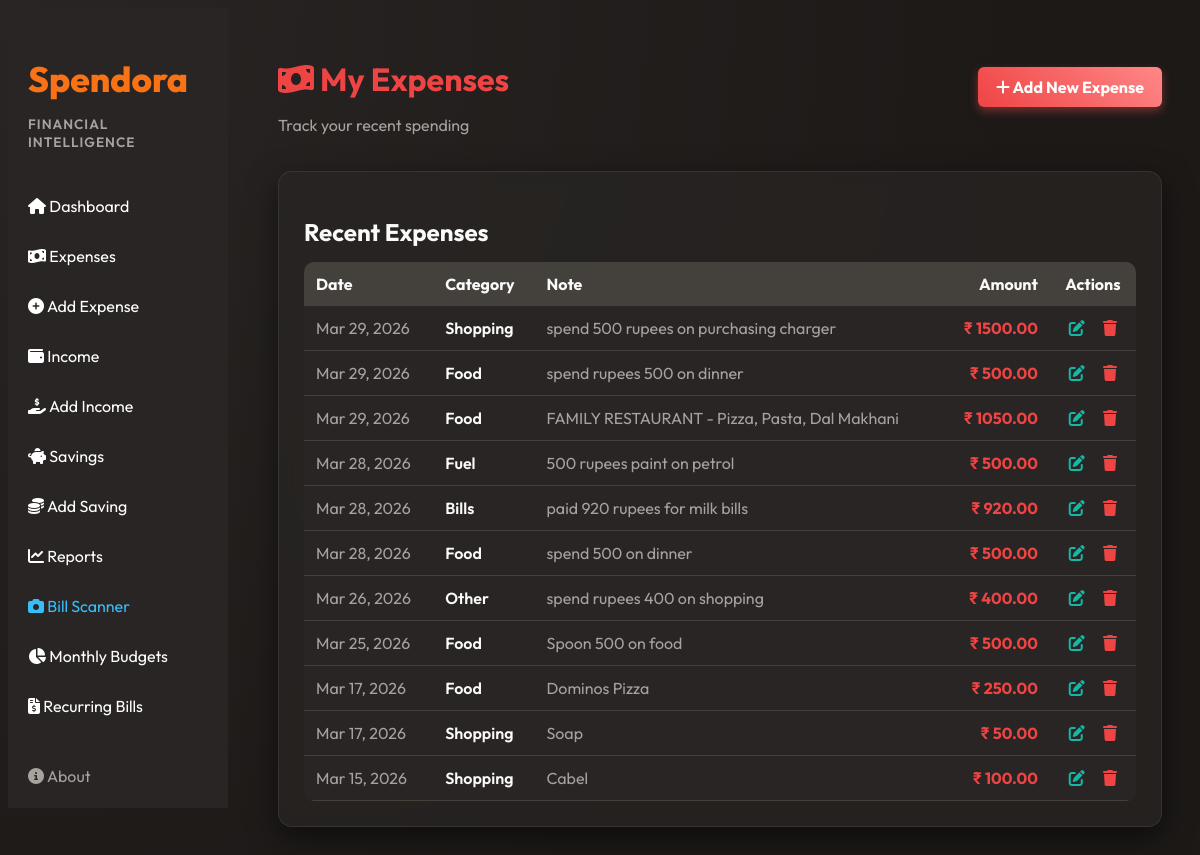
/expense/ (signed in), run on an earlier commit of the app's database.
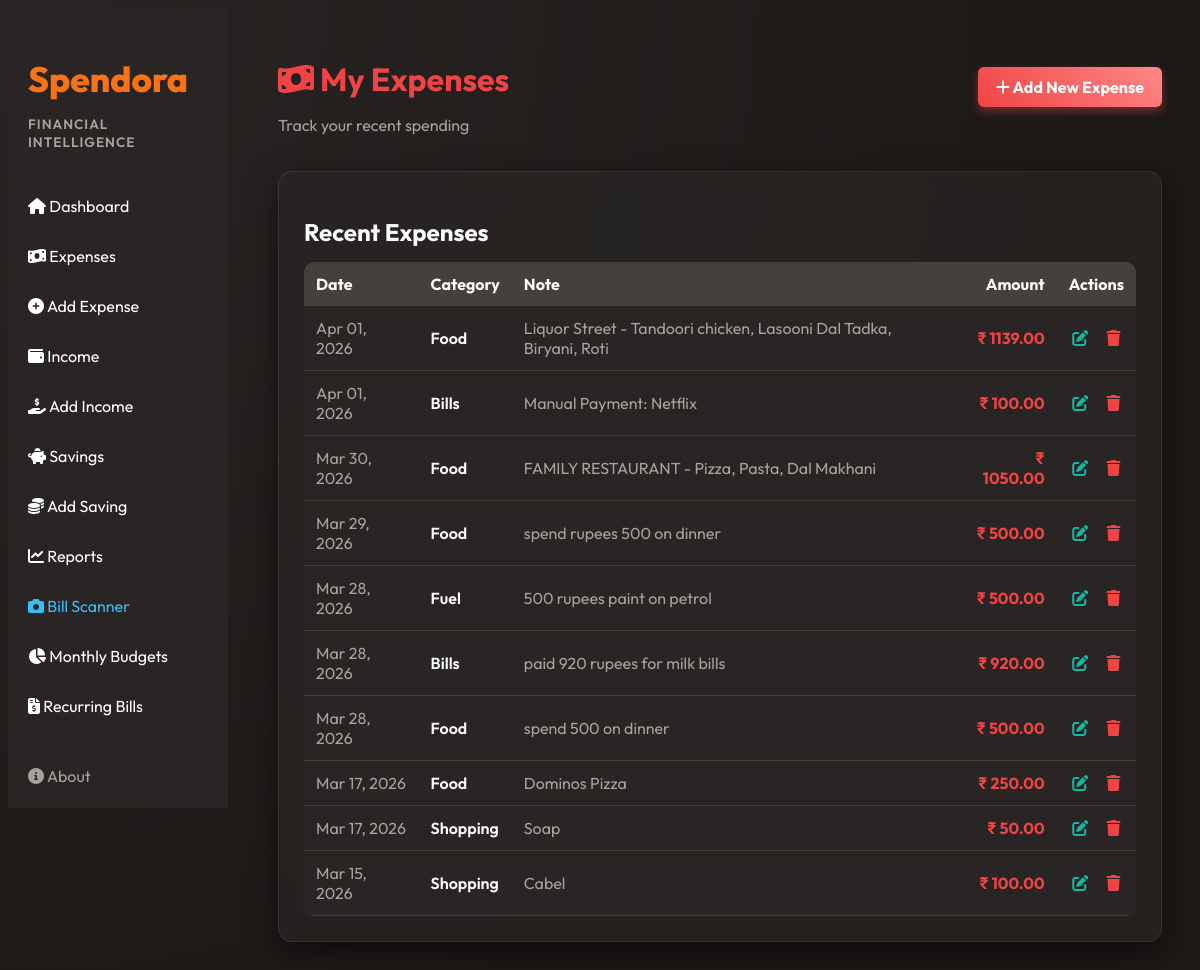
And on a later commit of the database.
### tracker/models.py (models this page shows, shortened)
class Expense(models.Model):
    user = models.ForeignKey(User, on_delete=models.CASCADE)
    amount = models.DecimalField(max_digits=10, decimal_places=2)
    category = models.ForeignKey(Category, on_delete=models.CASCADE)
    description = models.TextField(blank=True)
    date = models.DateField(default=timezone.now)

class Category(models.Model):
    user = models.ForeignKey(User, on_delete=models.CASCADE)
    name = models.CharField(max_length=100)
    def __str__(self):
        return self.name

### tracker/views.py (the view)
# urls.py: path('expense/', views.expense_list, name='expense_list'),
@login_required
def expense_list(request):
    expenses = Expense.objects.filter(user=request.user).order_by('-date')
    return render(request,'expense.html',{'expenses':expenses})

### templates/expense.html (shortened to what this page needs)
{% extends "base.html" %}
{% block content %}
<div class="dashboard-header" style="display:flex; justify-content:space-between; align-items:center; margin-bottom: 20px;">
    <div>
        <h1 style="color: var(--danger);"><i class="fas fa-money-bill-wave"></i> My Expenses</h1>
        <p style="color: var(--text-muted);">Track your recent spending</p>
    </div>
    <a href="/expense/add/" class="btn" style="background: linear-gradient(45deg, var(--danger), #ff8787); font-weight: bold; border:none; box-shadow: 0 4px 10px rgba(250,82,82,0.4);"><i class="fas fa-plus"></i> Add New Expense</a>
</div>
<div class="chart-container" style="margin-top:20px;">
    <h2 style="color: var(--text-light); margin-bottom: 15px;">Recent Expenses</h2>
    {% if expenses %}
    <table class="expense-table" style="border-radius:10px; overflow:hidden;">
        <thead>
            <tr style="background: var(--card-bg);">
                <th style="text-align:left;">Date</th>
                <th style="text-align:left;">Category</th>
                <th style="text-align:left;">Note</th>
                <th style="text-align:right;">Amount</th>
                <th style="text-align:center;">Actions</th>
            </tr>
        </thead>
        <tbody>
            {% for e in expenses %}
            <tr>
                <td style="color:var(--text-muted)">{{ e.date|date:"M d, Y" }}</td>
                <td style="font-weight:600; color:var(--text-light)">{{ e.category }}</td>
                <td style="color:var(--text-muted)">{{ e.description }}</td>
                <td style="text-align:right; font-weight:bold; color:var(--danger);">₹ {{ e.amount }}</td>
                <td style="text-align:center;">
                    <a href="{% url 'edit_expense' e.id %}" style="color:var(--accent-teal); text-decoration:none; margin-right:15px;" title="Edit"><i class="fas fa-edit"></i></a>
                    <a href="{% url 'delete_expense' e.id %}" style="color:var(--danger); text-decoration:none;" title="Delete" onclick="return confirm('Delete this expense?')"><i class="fas fa-trash"></i></a>
                </td>
            </tr>
            {% endfor %}
        </tbody>
    </table>
    {% endif %}
</div>
<link rel="stylesheet" href="https://cdnjs.cloudflare.com/ajax/libs/font-awesome/6.4.0/css/all.min.css">
{% endblock %}

What changed in the data, as far as the page shows it:
removed Expense: date "Mar 29, 2026", category "Shopping", description "spend 500 rupees on purchasing charger", amount "1500.00"
removed Expense: date "Mar 29, 2026", category "Food", description "FAMILY RESTAURANT - Pizza, Pasta, Dal Makhani", amount "1050.00"
removed Expense: date "Mar 26, 2026", category "Other", description "spend rupees 400 on shopping", amount "400.00"
removed Expense: date "Mar 25, 2026", category "Food", description "Spoon 500 on food", amount "500.00"
added Expense: date "Apr 01, 2026", category "Food", description "Liquor Street - Tandoori chicken, Lasooni Dal Tadka, Biryani, Roti", amount "1139.00"
added Expense: date "Apr 01, 2026", category "Bills", description "Manual Payment: Netflix", amount "100.00"
added Expense: date "Mar 30, 2026", category "Food", description "FAMILY RESTAURANT - Pizza, Pasta, Dal Makhani", amount "1050.00"
